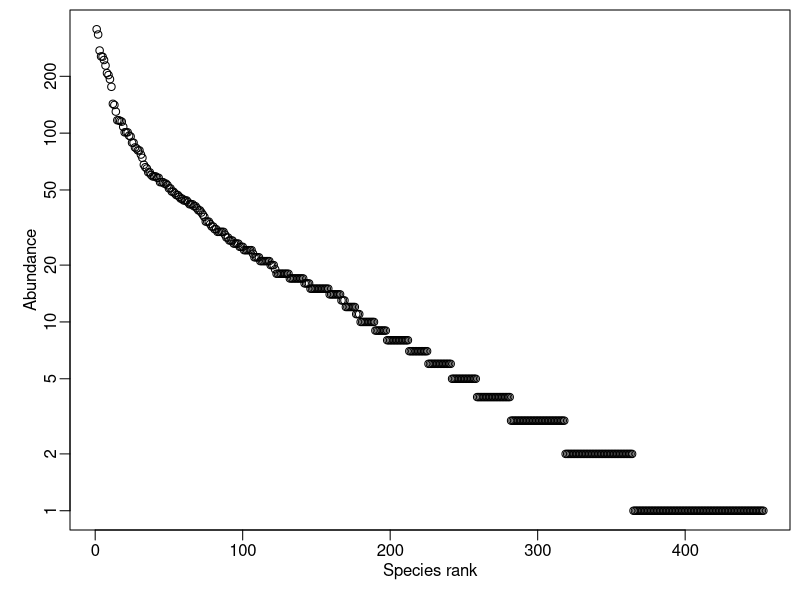
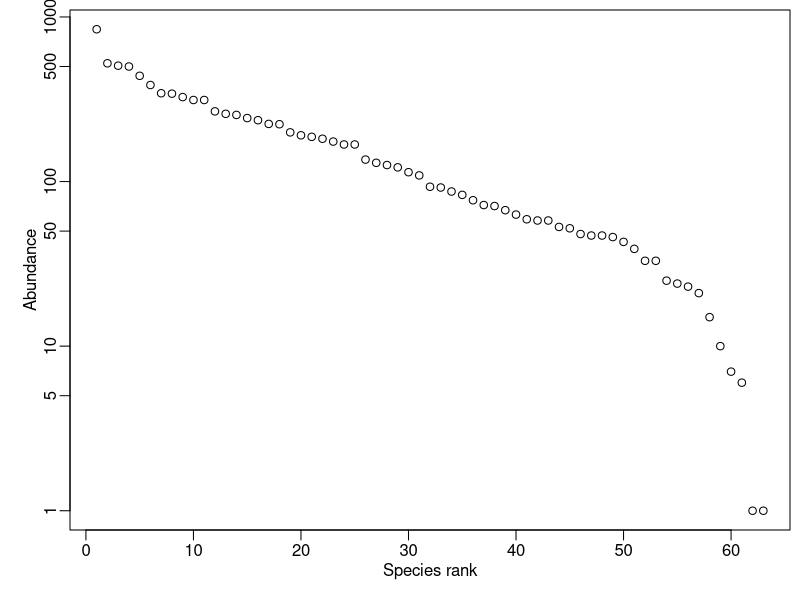

Reproduce these figures in R, in order.
## ---- chunk 1
knitr::opts_chunk$set(echo = TRUE)
## ---- chunk 2
# function to simulate meta community abundance under 
# point mutation model of speciation

pointMutMeta <- function(theta, J) {
    # initialize with every lineage being one individual
    K <- J
    V <- rep(1, J)
    
    # this will hold the abundances of the final species
    W <- c()
    
    # loop until all lineages have coalesced
    while(K > 0) {
        # determines if we have speciation or coalescence
        r <- runif(1)
        
        # the lineage to which either event happens
        i <- sample(K, 1)
        
        # determine the event
        if(r <= theta / (theta + K - 1)) { # speciation
            W <- c(W, V[i])
            V <- V[-i]
        } else { # coalescence
            j <- sample((1:K)[-i], 1)
            V[i] <- V[i] + V[j]
            V <- V[-j]
        }
        
        # after either event, number of lineages is always 
        # one less
        K <- K - 1
    }
    
    return(W)
}

# try it out
x <- pointMutMeta(theta = 100, J = 10^4)

par(mar = c(3, 3, 0, 0) + 0.5, mgp = c(1.5, 0.5, 0))
plot(sort(x, TRUE), log = 'y', xlab = 'Species rank', ylab = 'Abundance')
## ---- chunk 3
# function to simulate meta community abundance under 
# protracted model of speciation

protractMeta <- function(theta, J, tau) {
    taup <- tau / (J) # in units of generations, which themselves are in units of births
    V <- rep(1, J)
    K <- J
    W <- c()
    
    while(K > 0) {
        # total number of units of coalescence time that have passed
        t <- 0
        
        # determines how many generations until the next 
        # coalescence event
        r <- runif(1)
        
        t <- t - log(r) / (K * (K - 1))
        
        if(taup > t) {  # coalescence without speciation
            ij <- sample(K, 2)
            V[ij[1]] <- sum(V[ij])
            V <- V[-ij[2]]
            K <- K - 1
        } else {  # point mut algo
            # the lineage to which either event happens
            i <- sample(K, 1)
            
            # determine the event
            if(r <= theta / (theta + K - 1)) { # speciation
                W <- c(W, V[i])
                V <- V[-i]
            } else { # coalescence
                j <- sample((1:K)[-i], 1)
                V[i] <- V[i] + V[j]
                V <- V[-j]
            }
            
            # after either event, number of lineages is always 
            # one less
            K <- K - 1
        }
        
    }
    
    return(W)
}

# try it out
x <- protractMeta(100, 10^4, 2)

par(mar = c(3, 3, 0, 0) + 0.5, mgp = c(1.5, 0.5, 0))
plot(sort(x, TRUE), log = 'y', xlab = 'Species rank', ylab = 'Abundance')
## ---- chunk 4
J <- 10^3 # number of individuals
lambda <- 10 # point mutation speciation rate in generations

coalSoj <- rexp(J - 1, choose(J:2, 2)) # vector of sojourn times

# speciation happens according to a Poisson process, so we need
# to have a random number of speciation events, and place them
# uniformly randomly across all branches of the coalescent tree
nSpeciate <- rpois(1, lambda * sum(coalSoj * J:2)) # number of events

# ID of the sojourn times in which speciation occurs
sSpeciate <- sample(paste(rep((J-1):1, J:2), 1:sum(2:J), sep = '-'), 
                    nSpeciate, replace = TRUE, prob = rep(coalSoj, J:2))
